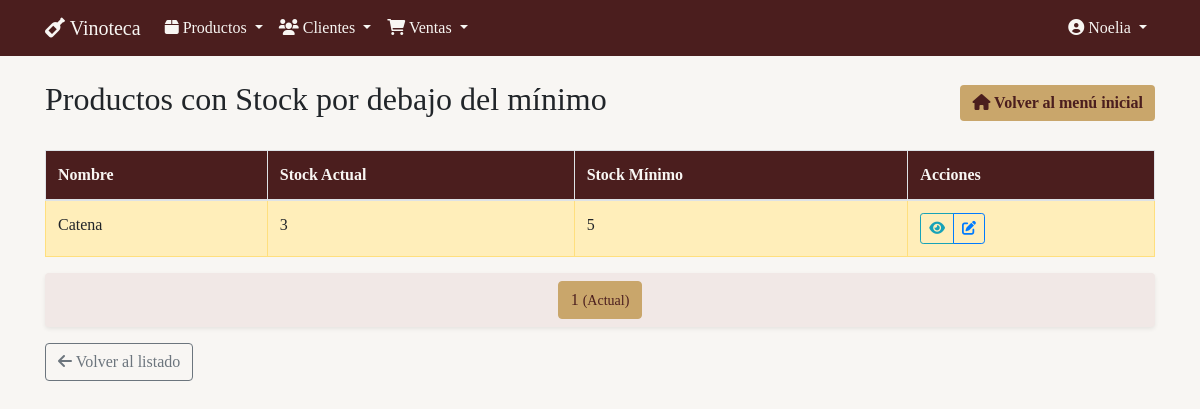
Screenshot of /productos/stock-bajo/ (signed in) with the database file from the repository.
### productos/models.py (models this page shows, shortened)
class Producto(models.Model):
    nombre = models.CharField("Nombre", max_length=50)
    descripcion = models.CharField("Descripción", max_length=200)
    precio = models.DecimalField("Precio", max_digits=10, decimal_places=2)
    stock = models.PositiveIntegerField("Stock", default=0)
    stock_minimo = models.IntegerField("Stock Mínimo", default=5)
    sku = models.CharField(
        "SKU",
        max_length=50,
        unique=True,
        blank=False,
        help_text="Debe coincidir con el nombre del archivo de imagen (sin extensión)"
    )
    imagen = models.ImageField(
        "Imagen",
        upload_to=get_image_path,
        validators=[validate_image_size],
        blank=True,
        null=True,
        help_text="Formatos permitidos: jpg, png, gif. Tamaño máximo: 5MB"
    )
    fecha_creacion = models.DateTimeField("Fecha de creación", auto_now_add=True)
    fecha_actualizacion = models.DateTimeField("Fecha de actualización", auto_now=True)
    class Meta:
        verbose_name = "Producto"
        verbose_name_plural = "Productos"
        ordering = ["nombre"]

### productos/views.py (the view)
# urls.py: path('stock-bajo/', views.StockBajoListView.as_view(), name='stock_bajo_list'),
class StockBajoListView(LoginRequiredMixin, PermissionRequiredMixin, ListView):
    model = Producto
    template_name = 'productos/stock_bajo_list.html'
    context_object_name = 'productos'
    paginate_by = 5
    permission_required = 'productos.view_producto'
    def get_queryset(self):
        return Producto.objects.filter(stock__lt=F('stock_minimo')).order_by('stock')

### templates/productos/stock_bajo_list.html (shortened to what this page needs)
{% extends 'base.html' %}
{% block header %}Productos con Stock por debajo del mínimo{% endblock %}
{% block content %}
{% if productos %}
<div class="table-responsive">
  <table class="table table-bordered table-hover" style="background-color: #fff;">
    <thead style="background-color: #4B1E1E; color: #F8F6F3;">
      <tr>
        <th>Nombre</th>
        <th>Stock Actual</th>
        <th>Stock Mínimo</th>
        <th>Acciones</th>
      </tr>
    </thead>
    <tbody>
      {% for producto in productos %}
      <tr class="table-warning">
        <td>{{ producto.nombre }}</td>
        <td>{{ producto.stock }}</td>
        <td>{{ producto.stock_minimo }}</td>
        <td>
          <div class="btn-group btn-group-sm">
            <a href="{% url 'productos:producto_detail' producto.pk %}" class="btn btn-outline-info" title="Ver detalle">
              <i class="fas fa-eye"></i>
            </a>
            <a href="{% url 'productos:producto_update' producto.pk %}" class="btn btn-outline-primary" title="Editar">
              <i class="fas fa-edit"></i>
            </a>
          </div>
        </td>
      </tr>
      {% endfor %}
    </tbody>
  </table>
</div>
{% include 'paginator.html' with page_obj=page_obj %}
{% else %}
<div class="alert alert-success">
  <i class="fas fa-check-circle"></i> Todos los productos tienen stock suficiente.
</div>
{% endif %}
<div class="mt-3">
  <a href="{% url 'productos:producto_list' %}" class="btn btn-outline-secondary">
    <i class="fas fa-arrow-left"></i> Volver al listado
  </a>
</div>
{% endblock %}

### templates/base.html (shortened to what this page needs)
{% load bootstrap4 %}
{% load static %}
<!DOCTYPE html>
<html lang="es">
<head>
    {% bootstrap_css %}
    <link rel="stylesheet" href="https://cdnjs.cloudflare.com/ajax/libs/font-awesome/6.0.0/css/all.min.css">
</head>
<body>
    <nav class="navbar navbar-expand-lg">
        <div class="container">
            <a class="navbar-brand" href="{% url 'productos:producto_list' %}">
                <i class="fas fa-wine-bottle"></i> Vinoteca
            </a>
            <div class="collapse navbar-collapse" id="navbarNav">
                {% if user.is_authenticated %}
                <ul class="navbar-nav mr-auto">
                    <li class="nav-item dropdown">
                        <a class="nav-link dropdown-toggle" href="#" id="productosDropdown" role="button" data-toggle="dropdown" aria-haspopup="true" aria-expanded="false">
                            <i class="fas fa-box"></i> Productos
                        </a>
                    </li>
                    <li class="nav-item dropdown">
                        <a class="nav-link dropdown-toggle" href="#" id="clientesDropdown" role="button" data-toggle="dropdown" aria-haspopup="true" aria-expanded="false">
                            <i class="fas fa-users"></i> Clientes
                        </a>
                    </li>
                    <li class="nav-item dropdown">
                        <a class="nav-link dropdown-toggle" href="#" id="ventasDropdown" role="button" data-toggle="dropdown" aria-haspopup="true" aria-expanded="false">
                            <i class="fas fa-shopping-cart"></i> Ventas
                        </a>
                    </li>
                </ul>
                {% endif %}
                <ul class="navbar-nav ml-auto">
                    {% if user.is_authenticated %}
                        <li class="nav-item dropdown">
                            <a class="nav-link dropdown-toggle" href="#" id="userDropdown" role="button" data-toggle="dropdown" aria-haspopup="true" aria-expanded="false">
                                <i class="fas fa-user-circle"></i> {{ user.username }}
                            </a>
                        </li>
                    {% else %}
                        <li class="nav-item">
                            <a class="nav-link" href="{% url 'login' %}">
                                <i class="fas fa-sign-in-alt"></i> Iniciar sesión
                            </a>
                        </li>
                    {% endif %}
                </ul>
            </div>
        </div>
    </nav>
    <div class="container mt-4 content-wrapper">
        <div class="d-flex justify-content-between align-items-center mb-4">
            <h2>{% block header %}{% endblock %}</h2>
            <a href="{% url 'home' %}" class="btn btn-vinoteca">
                <i class="fas fa-home"></i> Volver al menú inicial
            </a>
        </div>
        {% block content %}{% endblock %}
    </div>
</body>
</html>

### templates/base.html (style rules this page uses)
body { background-color: #F8F6F3; font-family: Georgia, serif; }
.navbar { background-color: #4B1E1E; }
.navbar-brand, .nav-link, .dropdown-item { color: #F8F6F3 !important; }
.btn-vinoteca { background-color: #C9A66B; color: #4B1E1E; border: none; font-weight: bold; }

### rows the page displays
Producto: nombre "Catena", stock "3", stock_minimo "5"

### other values shown
{{ user.username }} "Noelia"
{{ num }} "1"
